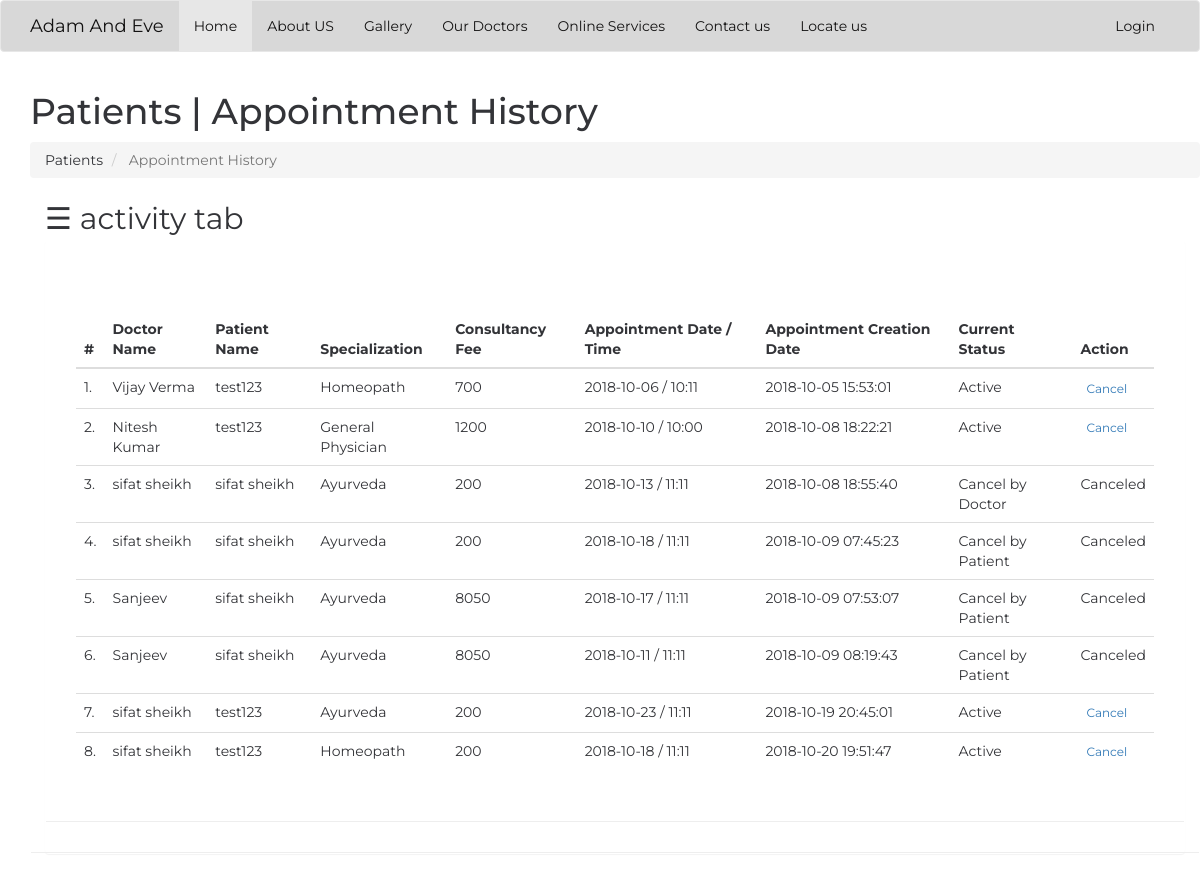
The app's page /admin/appointment-history.php (signed in) with its own data.
### tables this page shows
CREATE TABLE `appointment` (
  `id` int(11) NOT NULL,
  `doctorSpecialization` varchar(255) NOT NULL,
  `doctorId` int(11) NOT NULL,
  `userId` int(11) NOT NULL,
  `consultancyFees` int(11) NOT NULL,
  `appointmentDate` varchar(255) NOT NULL,
  `appointmentTime` varchar(255) NOT NULL,
  `postingDate` timestamp NOT NULL DEFAULT CURRENT_TIMESTAMP,
  `userStatus` int(11) NOT NULL,
  `doctorStatus` int(11) NOT NULL,
  `updationDate` varchar(255) NOT NULL
);

CREATE TABLE `doctors` (
  `id` int(11) NOT NULL,
  `specilization` varchar(255) NOT NULL,
  `doctorName` varchar(255) NOT NULL,
  `address` longtext NOT NULL,
  `docFees` varchar(255) NOT NULL,
  `timing1` time NOT NULL,
  `timing2` time NOT NULL,
  `timing3` time NOT NULL,
  `contactno` bigint(11) NOT NULL,
  `docEmail` varchar(255) NOT NULL,
  `password` varchar(255) NOT NULL,
  `creationDate` timestamp NOT NULL DEFAULT CURRENT_TIMESTAMP,
  `updationDate` varchar(255) NOT NULL
);

CREATE TABLE `users` (
  `id` int(11) NOT NULL,
  `fullName` varchar(255) NOT NULL,
  `address` longtext NOT NULL,
  `city` varchar(255) NOT NULL,
  `gender` varchar(255) NOT NULL,
  `email` varchar(255) NOT NULL,
  `password` varchar(255) NOT NULL,
  `regDate` timestamp NOT NULL DEFAULT CURRENT_TIMESTAMP,
  `updationDate` varchar(255) NOT NULL
);

### admin/appointment-history.php (the view, shortened to what this page needs)
<!DOCTYPE html>
<html>
<head>
	<link rel="stylesheet" type="text/css" href="https://maxcdn.bootstrapcdn.com/bootstrap/3.3.5/css/bootstrap.min.css">
    <link rel="stylesheet" type="text/css" href="https://maxcdn.bootstrapcdn.com/font-awesome/4.4.0/css/font-awesome.min.css">
		<link href="vendor/perfect-scrollbar/perfect-scrollbar.min.css" rel="stylesheet" media="screen">
		<link href="vendor/animate.css/animate.min.css" rel="stylesheet" media="screen">
<link href="vendor/switchery/switchery.min.css" rel="stylesheet" media="screen">
		<link href="vendor/bootstrap-touchspin/jquery.bootstrap-touchspin.min.css" rel="stylesheet" media="screen">
		<link href="vendor/select2/select2.min.css" rel="stylesheet" media="screen">
		<link href="vendor/bootstrap-datepicker/bootstrap-datepicker3.standalone.min.css" rel="stylesheet" media="screen">
		<link href="vendor/bootstrap-timepicker/bootstrap-timepicker.min.css" rel="stylesheet" media="screen">
	<link rel="stylesheet" type="text/css" href="hosp.css">
</head>
<body>
<nav class="navbar navbar-default">
  <div class="container">
    <div class="navbar-header">
    <a class="navbar-brand" href="../hospital.php">Adam And Eve</a>
    </div>
    <div class="collapse navbar-collapse" id="bs-example-navbar-collapse-1">
      <ul class="nav navbar-nav">
       <li class="active"><a href="../hospital.php">Home</a></li>
         <li><a href="../aboutus.php">About US</a></li>
          <li><a href="../gallery.html">Gallery</a></li>
        <li><a href="../doctors.html">Our Doctors</a></li>
        <li><a href="../user-login.php">Online Services</a></li>
        <li><a href="../cont1.php">Contact us</a></li>
          <li><a href="../locateus.php">Locate us</a></li>
      </ul>
      <ul class="nav navbar-nav navbar-right">
        <li><a href="index.php">Login</a></li>
      </ul>
    </div>
  </div>
</nav>
<div class="container">
<div class="main-content" >
					<div class="wrap-content container" id="container">
						<section id="page-title">
							<div class="row">
								<div>
									<h1 class="mainTitle">Patients  | Appointment History</h1>
																	</div>
								<ol class="breadcrumb">
									<li>
										<span>Patients </span>
									</li>
									<li class="active">
										<span>Appointment History</span>
									</li>
								</ol>
							</div>
						</section>
						<span style="font-size:30px;cursor:pointer" onclick="openNav()">&#9776; activity tab</span>
						<div class="panel panel-white">
						<div class="container-fluid container-fullw bg-white">
						<div class="container-fluid container-fullw bg-white">
<div class="row">
								<div class="col-md-12">
									<table class="table table-hover" id="sample-table-1">
										<thead>
											<tr>
												<th class="center">#</th>
												<th class="hidden-xs">Doctor Name</th>
												<th>Patient Name</th>
												<th>Specialization</th>
												<th>Consultancy Fee</th>
												<th>Appointment Date / Time </th>
												<th>Appointment Creation Date  </th>
												<th>Current Status</th>
												<th>Action</th>
											</tr>
										</thead>
										<tbody>
<?php
$sql=mysql_query("select doctors.doctorName as docname,users.fullName as pname,appointment.*  from appointment join doctors on doctors.id=appointment.doctorId join users on users.id=appointment.userId ");
$cnt=1;
while($row=mysql_fetch_array($sql))
{
?>
											<tr>
												<td class="center"><?php echo $cnt;?>.</td>
												<td class="hidden-xs"><?php echo $row['docname'];?></td>
												<td class="hidden-xs"><?php echo $row['pname'];?></td>
												<td><?php echo $row['doctorSpecialization'];?></td>
												<td><?php echo $row['consultancyFees'];?></td>
												<td><?php echo $row['appointmentDate'];?> / <?php echo
												 $row['appointmentTime'];?>
												</td>
												<td><?php echo $row['postingDate'];?></td>
												<td>
<?php if(($row['userStatus']==1) && ($row['doctorStatus']==1))
{
	echo "Active";
}
if(($row['userStatus']==0) && ($row['doctorStatus']==1))
{
	echo "Cancel by Patient";
}
if(($row['userStatus']==1) && ($row['doctorStatus']==0))
{
	echo "Cancel by Doctor";
}
												?></td>
												<td >
												<div class="visible-md visible-lg hidden-sm hidden-xs">
							<?php if(($row['userStatus']==1) && ($row['doctorStatus']==1))
{ ?>
	<a href="appointment-history.php?id=<?php echo $row['id']?>&cancel=update" onClick="return confirm('Are you sure you want to cancel this appointment ?')"class="btn btn-transparent btn-xs tooltips" title="Cancel Appointment" tooltip-placement="top" tooltip="Remove">Cancel</a>
	<?php } else {
		echo "Canceled";
		} ?>
												</div>
												</td>
											</tr>
											<?php
$cnt=$cnt+1;
											 }?>
										</tbody>
									</table>
								</div>
							</div>
								</div>
					</div>
					</div>
</div>
</body>
</html>

### admin/hosp.css (style rules this page uses)
body { background: url(https://images.unsplash.com/photo-1519494140681-8b17d830a3e9?ixlib=rb-0.3.5&s=4ba09aa340a1626fc49ae2fd479aa34b&auto=format&fit=crop&w=753&q=80); background-size: cover; background-position: center; color: #333438; font-family: 'Montserrat', sans-serif; }
html { height: 100%; }
.navbar-default { background-color: #d8d8d8; }
.navbar-default .navbar-nav>li>a, .navbar-default .navbar-nav>.active>a, .navbar-default .navbar-brand { color: #131212; }
.container-fullw { margin-left: -15px; margin-right: -15px; padding-left: 30px; padding-right: 30px; padding-top: 30px; padding-bottom: 30px; border-bottom: 1px solid #eee; }

### records on screen
appointment: doctorId.doctorName "Vijay Verma", userId.fullName "test123", doctorSpecialization "Homeopath", consultancyFees "700", appointmentDate "2018-10-06", appointmentTime "10:11", postingDate "2018-10-05 15:53:01", userStatus "Active"
appointment: doctorId.doctorName "Nitesh Kumar", userId.fullName "test123", doctorSpecialization "General Physician", consultancyFees "1200", appointmentDate "2018-10-10", appointmentTime "10:00", postingDate "2018-10-08 18:22:21", userStatus "Active"
appointment: doctorId.doctorName "sifat sheikh", userId.fullName "sifat sheikh", doctorSpecialization "Ayurveda", consultancyFees "200", appointmentDate "2018-10-13", appointmentTime "11:11", postingDate "2018-10-08 18:55:40", userStatus "Cancel by Doctor"
appointment: doctorId.doctorName "sifat sheikh", userId.fullName "sifat sheikh", doctorSpecialization "Ayurveda", consultancyFees "200", appointmentDate "2018-10-18", appointmentTime "11:11", postingDate "2018-10-09 07:45:23", userStatus "Cancel by Patient"
appointment: doctorId.doctorName "Sanjeev", userId.fullName "sifat sheikh", doctorSpecialization "Ayurveda", consultancyFees "8050", appointmentDate "2018-10-17", appointmentTime "11:11", postingDate "2018-10-09 07:53:07", userStatus "Cancel by Patient"
appointment: doctorId.doctorName "Sanjeev", userId.fullName "sifat sheikh", doctorSpecialization "Ayurveda", consultancyFees "8050", appointmentDate "2018-10-11", appointmentTime "11:11", postingDate "2018-10-09 08:19:43", userStatus "Cancel by Patient"
appointment: doctorId.doctorName "sifat sheikh", userId.fullName "test123", doctorSpecialization "Ayurveda", consultancyFees "200", appointmentDate "2018-10-23", appointmentTime "11:11", postingDate "2018-10-19 20:45:01", userStatus "Active"
appointment: doctorId.doctorName "sifat sheikh", userId.fullName "test123", doctorSpecialization "Homeopath", consultancyFees "200", appointmentDate "2018-10-18", appointmentTime "11:11", postingDate "2018-10-20 19:51:47", userStatus "Active"
